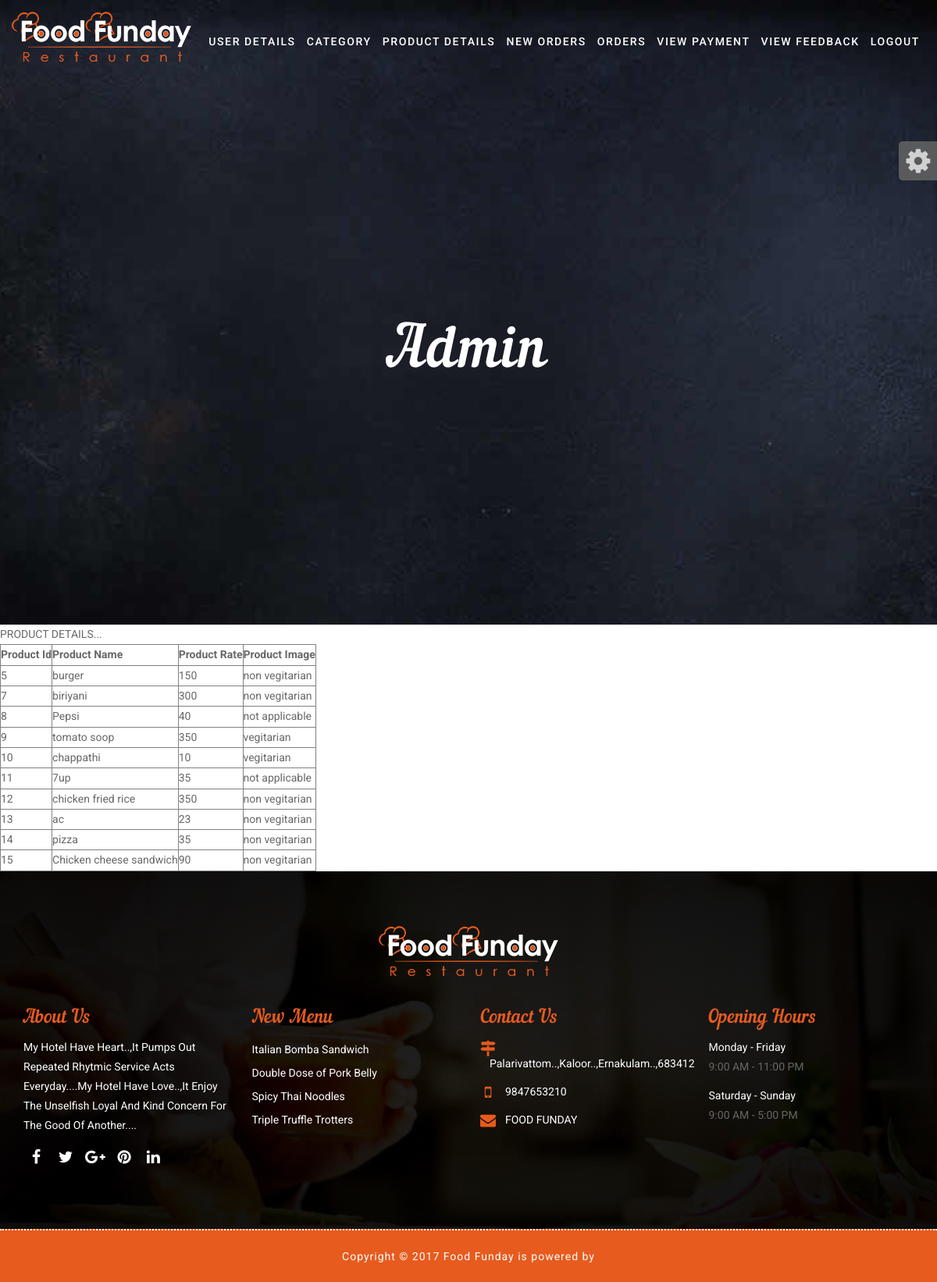
/p.php, run on the app's committed database.
### tables this page shows
CREATE TABLE IF NOT EXISTS `tblproduct` (
  `product_id` int(11) NOT NULL AUTO_INCREMENT,
  `product_name` varchar(50) DEFAULT NULL,
  `product_rate` varchar(50) DEFAULT NULL,
  `product_category` varchar(50) NOT NULL,
  `product_image` varchar(100) DEFAULT NULL,
  `category_id` int(11) NOT NULL,
  PRIMARY KEY (`product_id`)
);

### p.php (the view, shortened to what this page needs)
<?php
include 'connection.php';
include 'admin.php';
$q="select * from tblproduct";
$result=mysqli_query($conn,$q);
echo "<table border=1><tr><th>Product Id</th><th>Product Name</th><th>Product Rate</th><th>Product Image</th></tr>";
while($row=mysqli_fetch_row($result))
{
	echo "<tr>";
	echo "<td>"."$row[0]"."</td>";
	echo "<td>"."$row[1]"."</td>";
	echo "<td>"."$row[2]"."</td>";
	echo "<td>"."$row[3]"."</td>";
	echo "</tr>";
}
echo "</table>";
include 'footer.php';
?>

### css/style.css (style rules this page uses)
body { color:#686868; font-size:14px; font-family: 'Roboto', sans-serif; line-height:1.80857; }
html, body { height: 100%; }

### data on the page
tblproduct: product_id "5", product_name "burger", product_rate "150", product_category "non vegitarian"
tblproduct: product_id "7", product_name "biriyani", product_rate "300", product_category "non vegitarian"
tblproduct: product_id "8", product_name "Pepsi", product_rate "40", product_category "not applicable"
tblproduct: product_id "9", product_name "tomato soop", product_rate "350", product_category "vegitarian"
tblproduct: product_id "10", product_name "chappathi", product_rate "10", product_category "vegitarian"
tblproduct: product_id "11", product_name "7up", product_rate "35", product_category "not applicable"
tblproduct: product_id "12", product_name "chicken fried rice", product_rate "350", product_category "non vegitarian"
tblproduct: product_id "13", product_name "ac", product_rate "23", product_category "non vegitarian"
tblproduct: product_id "14", product_name "pizza", product_rate "35", product_category "non vegitarian"
tblproduct: product_id "15", product_name "Chicken cheese sandwich", product_rate "90", product_category "non vegitarian"
